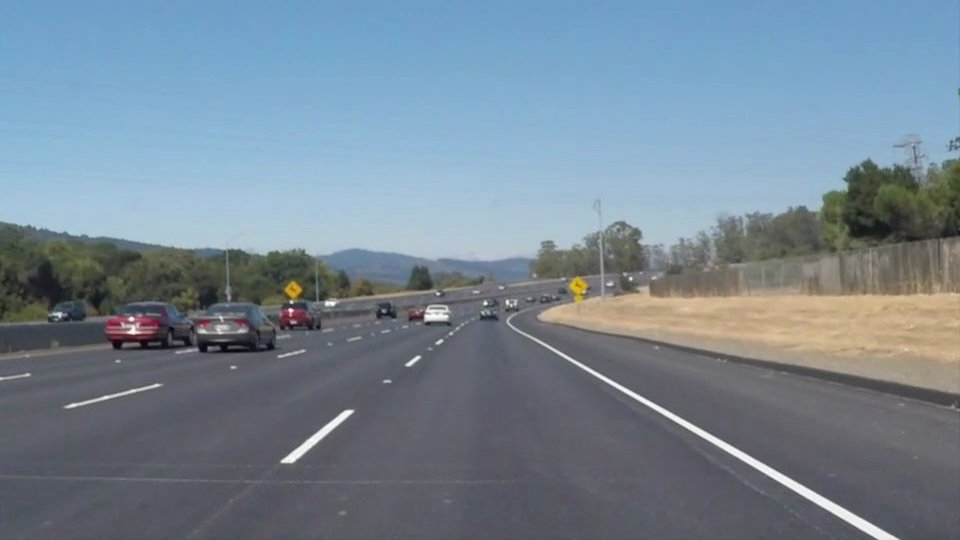
#> input picture test_images/solidWhiteCurve.jpg, 960 x 540 px; its folder holds 4 pictures in this run
$ python P1.py
#> lines starting #> are read from the running program, lines starting #| are printed output that depends on the picture; after the words box and inside, x2 and y2 are one past the last pixel; in counts of white or black regions, pixels touching at a corner belong together
### utl.py
import cv2
from consts import *


def grayscale(img):
    """Applies the Grayscale transform
    This will return an image with only one color channel
    but NOTE: to see the returned image as grayscale
    (assuming your grayscaled image is called 'gray')
    you should call plt.imshow(gray, cmap='gray')"""
    return cv2.cvtColor(img, cv2.COLOR_RGB2GRAY)
    # Or use BGR2GRAY if you read an image with cv2.imread()
    # return cv2.cvtColor(img, cv2.COLOR_BGR2GRAY)


def canny(img, low_threshold, high_threshold):
    """Applies the Canny transform"""
    return cv2.Canny(img, low_threshold, high_threshold)


def gaussian_blur(img, kernel_size):
    """Applies a Gaussian Noise kernel"""
    return cv2.GaussianBlur(img, (kernel_size, kernel_size), 0)


def region_of_interest(img, vertices):
    """
    Applies an image mask.

    Only keeps the region of the image defined by the polygon
    formed from `vertices`. The rest of the image is set to black.
    `vertices` should be a numpy array of integer points.
    """
    # defining a blank mask to start with
    mask = np.zeros_like(img)

    # defining a 3 channel or 1 channel color to fill the mask with depending on the input image
    if len(img.shape) > 2:
        channel_count = img.shape[2]  # i.e. 3 or 4 depending on your image
        ignore_mask_color = (255,) * channel_count
    else:
        ignore_mask_color = 255

    # filling pixels inside the polygon defined by "vertices" with the fill color
    cv2.fillPoly(mask, vertices, ignore_mask_color)

    # returning the image only where mask pixels are nonzero
    masked_image = cv2.bitwise_and(img, mask)
    return masked_image


# [18 lines left out: function separate_line_dots, not called in this run]


def draw_lines(img, lines, color=None, thickness=10, is_improved=False, x_range=[20, 910]):
    """
    NOTE: this is the function you might want to use as a starting point once you want to
    average/extrapolate the line segments you detect to map out the full
    extent of the lane (going from the result shown in raw-lines-example.mp4
    to that shown in P1_example.mp4).

    Think about things like separating line segments by their
    slope ((y2-y1)/(x2-x1)) to decide which segments are part of the left
    line vs. the right line.  Then, you can average the position of each of
    the lines and extrapolate to the top and bottom of the lane.

    This function draws `lines` with `color` and `thickness`.
    Lines are drawn on the image inplace (mutates the image).
    If you want to make the lines semi-transparent, think about combining
    this function with the weighted_img() function below
    """
    if is_improved:
        if color is None:
            color = [255, 0, 0]

        left_x, left_y, right_x, right_y = separate_line_dots(img, lines, img.shape[1]/2)

        # liner approximation method
        if left_x.shape[0] > 2 and left_y.shape[0] > 2:
            left_res = np.polyfit(left_x, left_y, 1)
            left_min_x = int((539 - left_res[1]) / left_res[0])
            left_max_x = 460
            left_points = np.poly1d(left_res)([left_min_x, left_max_x])
            cv2.line(img, (left_min_x, int(left_points[0])), (left_max_x, int(left_points[1])), color, thickness)

        if right_x.shape[0] > 2 and right_y.shape[0] > 2:
            right_res = np.polyfit(right_x, right_y, 1)
            right_min_x = 500
            right_max_x = int((539 - right_res[1]) / right_res[0])
            right_points = np.poly1d(right_res)([right_min_x, right_max_x])
            cv2.line(img, (right_min_x, int(right_points[0])), (right_max_x, int(right_points[1])), color, thickness)
    else:
        if color is None:
            color = [255, 0, 0]
        for line in lines:
            for x1, y1, x2, y2 in line:
                cv2.line(img, (x1, y1), (x2, y2), color, thickness)


# [15 lines left out: function hough_lines, not called in this run]


# Python 3 has support for cool math symbols.

def weighted_img(img, initial_img, alpha=0.8, beta=1., gamma=0.):
    """
    `img` is the output of the hough_lines(), An image with lines drawn on it.
    Should be a blank image (all black) with lines drawn on it.

    `initial_img` should be the image before any processing.

    The result image is computed as follows:

    initial_img * α + img * β + γ
    NOTE: initial_img and img must be the same shape!
    """
    return cv2.addWeighted(initial_img, alpha, img, beta, gamma)


# [34 lines left out: functions find_lane_line, get_frame_list, convert_frame_to_video, not called in this run]

### P1.py
# -*- coding: utf-8 -*-

import os
import glob
import matplotlib.pyplot as plt
from PIL import Image
import utl
import cv2
from consts import *


def main():
    # reading in images
    im_list = []
    images = glob.glob(os.path.join("./test_images/", "*.jpg"))
    num_images = len(images)
    fig, axs = plt.subplots(len(images), NUM_PLOTS, figsize=FIGURE_SIZE)
    plt.subplots_adjust(wspace=W_SPACE, hspace=H_SPACE)
    for i in range(num_images):
        img = np.array(Image.open(images[i]))
#> img is the input picture: shape (540, 960, 3); mean R, G, B 118.5, 134.5, 148.1
        im_list.append(img)
        axs[i, 0].imshow(im_list[i])
        axs[i, 0].axis("off")

    # convert image to gray scale
    gray_im_list = []
#> gray_im_list = []
    for i in range(num_images):
        gray_im_list.append(utl.grayscale(im_list[i]))
        axs[i, 1].imshow(gray_im_list[i], cmap='gray')
        axs[i, 1].axis("off")

    # define a kernel size and apply Gaussian smoothing
    gaussian_im_list = []
    for i in range(num_images):
        gaussian_im_list.append(utl.gaussian_blur(gray_im_list[i], KERNEL_SIZE))
        axs[i, 2].imshow(gaussian_im_list[i], cmap='gray')
        axs[i, 2].axis("off")

    # applies the Canny transform
    edges_im_list = []
    for i in range(num_images):
        edges_im_list.append(utl.canny(gaussian_im_list[i], LOW_THRESHOLD, HIGH_THRESHOLD))
        axs[i, 3].imshow(edges_im_list[i], cmap='gray')
        axs[i, 3].axis("off")

    # create a masked edged image
    masked_im_list = []
    for i in range(num_images):
        masked_im_list.append(utl.region_of_interest(edges_im_list[i], VERTICES))
        axs[i, 4].imshow(masked_im_list[i], cmap='gray')
        axs[i, 4].axis("off")
#> this loop made 4 passes
#> pass 1, in region_of_interest, `masked_image = cv2.bitwise_and(img, mask)`:
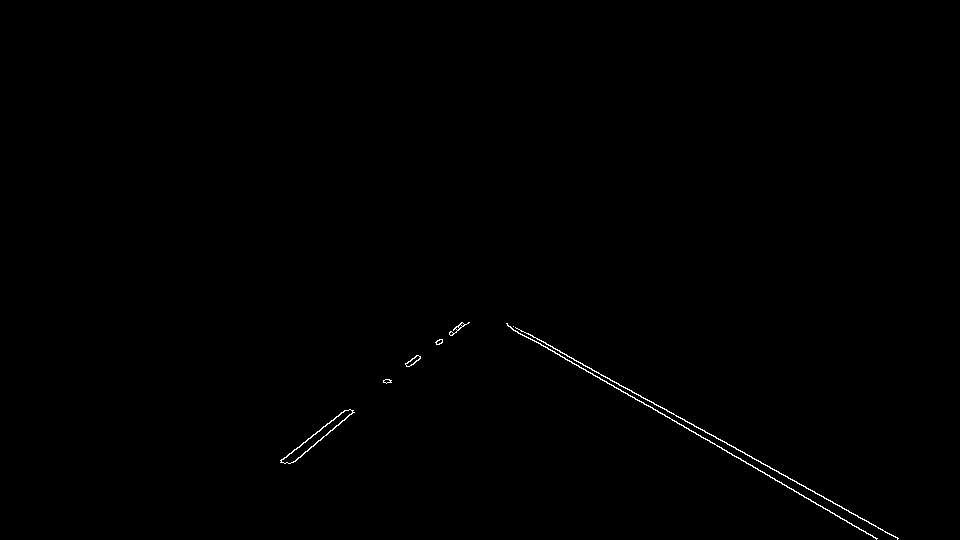
#> masked_image: shape (540, 960); 0.3% white in thin lines or dots, all inside (x1, y1, x2, y2) = (280, 322, 899, 540)
#> pass 3, in region_of_interest (call 3), `masked_image = cv2.bitwise_and(img, mask)`:
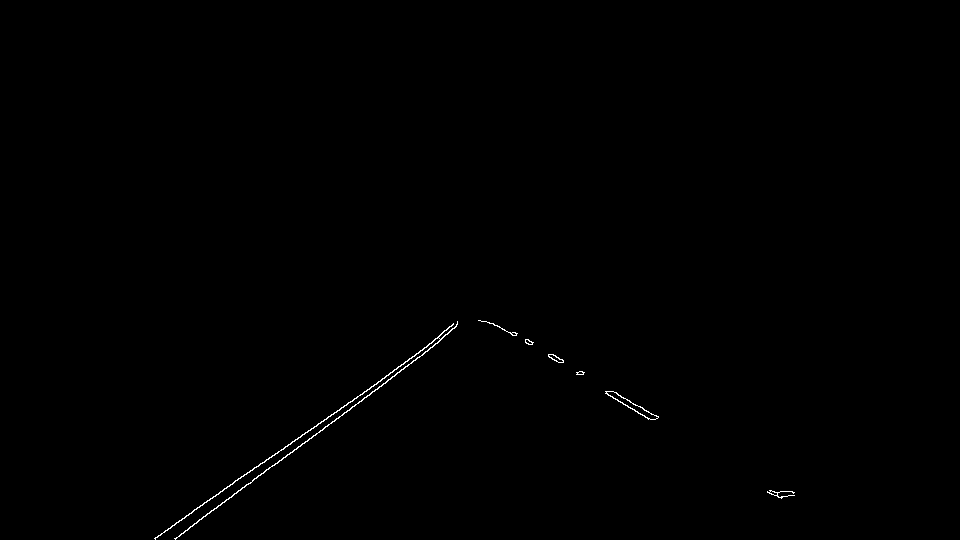
#> masked_image: shape (540, 960); 0.27% white in thin lines or dots, all inside (x1, y1, x2, y2) = (154, 320, 795, 540)

    # Define the Hough transform parameters
    hough_im_list = []
    for i in range(num_images):
        lines = cv2.HoughLinesP(masked_im_list[i], RHO, THETA, THRESHOLD, np.array([]), MIN_LINE_LENGTH, MAX_LINE_GAP)
        line_img = np.zeros((masked_im_list[i].shape[0], masked_im_list[i].shape[1], 3), dtype=np.uint8)
        utl.draw_lines(line_img, lines, thickness=5)
        color_edges = np.dstack((gray_im_list[i], gray_im_list[i], gray_im_list[i]))
        hough_im_list.append(utl.weighted_img(color_edges, line_img))
        axs[i, 5].imshow(hough_im_list[i])
        axs[i, 5].axis("off")
#> this loop made 4 passes
#> pass 1, in main, `color_edges = np.dstack((gray_im_list[i], gray_im_list[i], gray_im_lis..`:
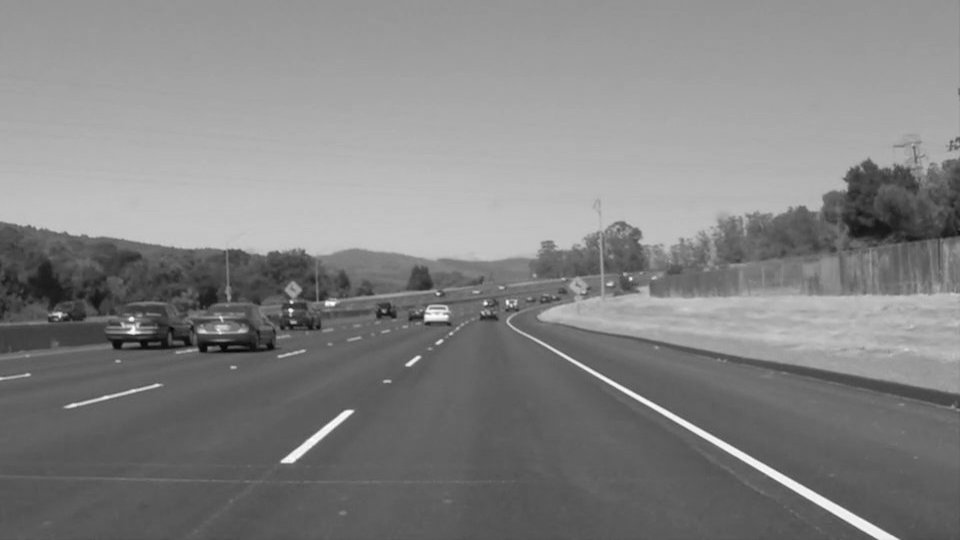
#> color_edges: shape (540, 960, 3); min 5, max 255, mean 131.2
#> pass 3, in main, `color_edges = np.dstack((gray_im_list[i], gray_im_list[i], gray_im_lis..`:
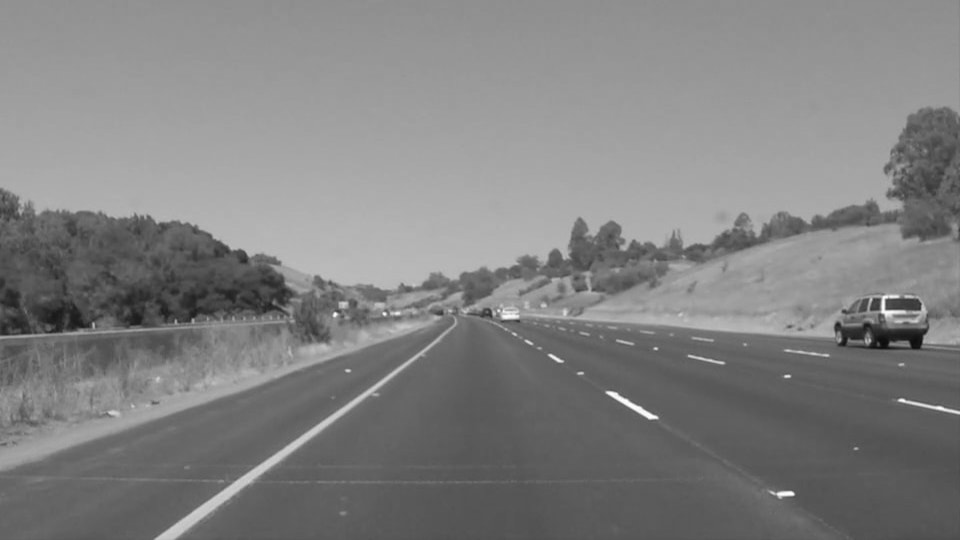
#> color_edges: shape (540, 960, 3); min 11, max 254, mean 129.1
#> after the loop:
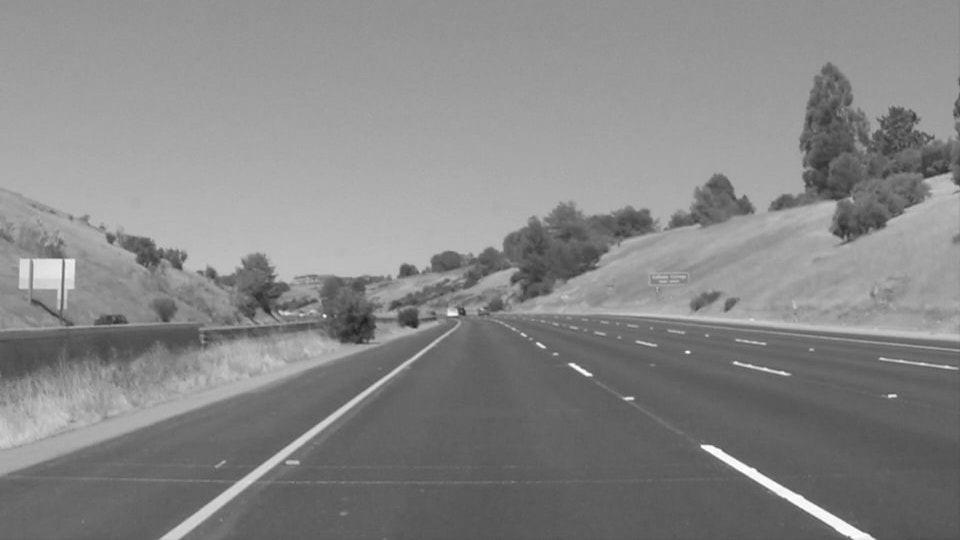
#> color_edges: shape (540, 960, 3); min 32, max 255, mean 134.7
#> after the loop:
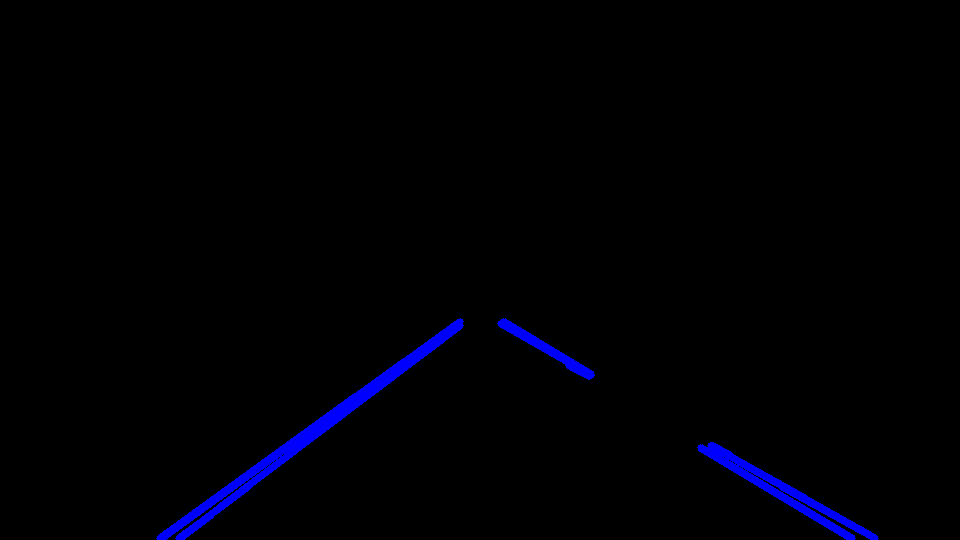
#> line_img: shape (540, 960, 3); mean of channels 0, 1, 2 4.5, 0, 0; drawn as B, G, R

    plt.show()
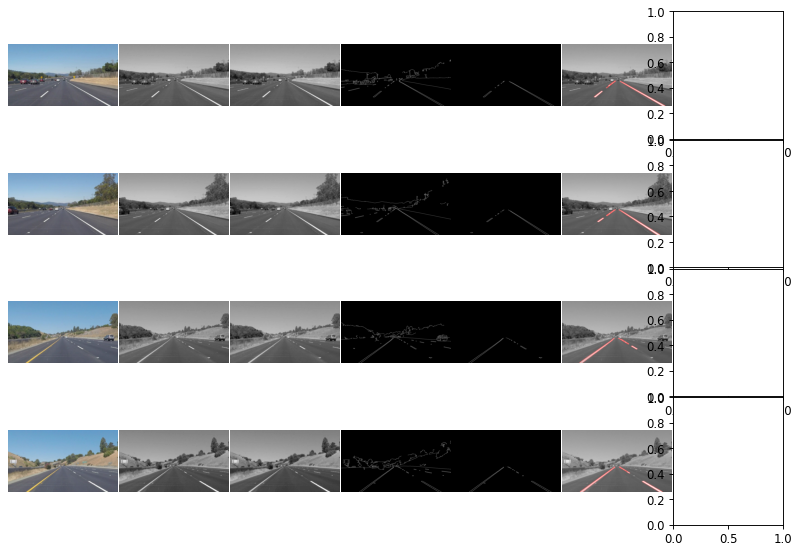
#> figure drawn by matplotlib, 24 panels
    plt.savefig('test_images_output/img_array.png')


if __name__ == '__main__':
    main()
